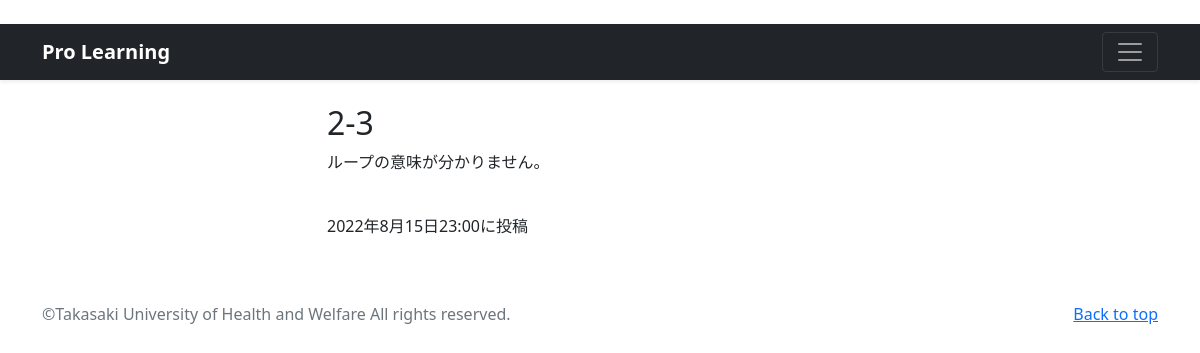
The app's page /photo-detail/9 (signed in) with its own data.
### photo/models.py (models this page shows, shortened)
class PhotoPost(models.Model):
    user = models.ForeignKey(
        CustomUser,
        verbose_name='ユーザー',
        on_delete=models.CASCADE
        )
    category = models.ForeignKey(
        Category,
        verbose_name='カテゴリ',
        on_delete=models.PROTECT
        )
    title = models.CharField(
        verbose_name='タイトル', # フィールドのタイトル
        max_length=200        # 最大文字数は200
        )
    comment = models.TextField(
        verbose_name='コメント',  # フィールドのタイトル
        )
    image1 = models.ImageField(
        verbose_name='イメージ1',# フィールドのタイトル
        upload_to = 'photos'   # MEDIA_ROOT以下のphotosにファイルを保存
        )
    image2 = models.ImageField(
        verbose_name='イメージ2',# フィールドのタイトル
        upload_to = 'photos',  # MEDIA_ROOT以下のphotosにファイルを保存
        blank=True,            # フィールド値の設定は必須でない
        null=True              # データベースにnullが保存されることを許容
        )
    posted_at = models.DateTimeField(
        verbose_name='投稿日時', # フィールドのタイトル
        auto_now_add=True       # 日時を自動追加
        )

### photo/views.py (the view)
class DetailView(DetailView):
    template_name ='detail.html'
    model = PhotoPost

### photo/templates/detail.html (shortened to what this page needs)
{% extends 'base.html' %}
      {% block contents %}
      <br>
      <div class="container">
        <div class="row">
          <div class="col offset-3">
            <h2>{{object.title}}</h2>
            <p>{{object.comment}}</p>
            <br>
            <p>{{object.posted_at}}に投稿</p>
      {% endblock %}

### records on screen
PhotoPost: title "2-3", comment "ループの意味が分かりません。", posted_at "2022年8月15日23:00"
